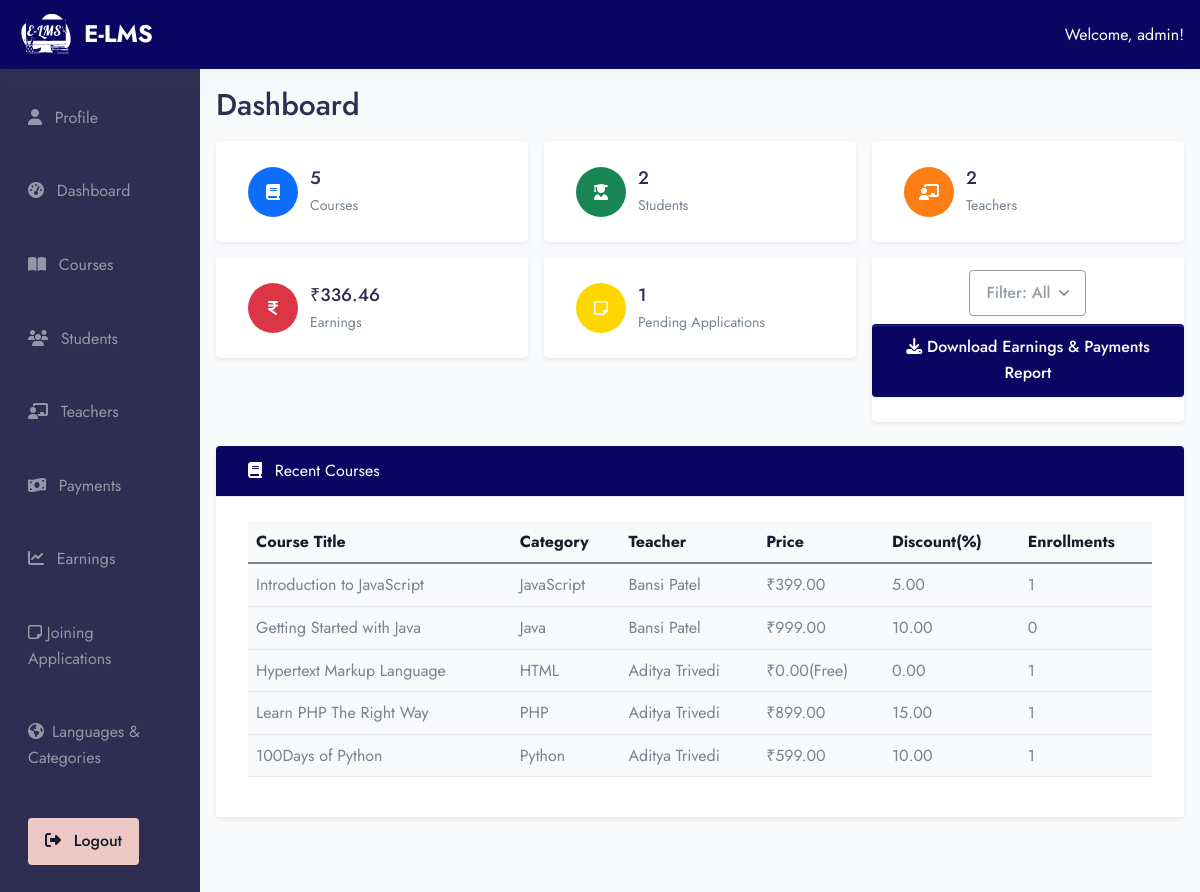
The app's page /ad-min/admin_dashboard/ (signed in) with its own data.
### app/models.py (models this page shows, shortened)
class Users(AbstractUser):
    ROLE_CHOICES = (
        ('student', 'Student'),
        ('teacher', 'Teacher'),
        ('admin', 'Admin'),
    )
    role = models.CharField(max_length=20, choices=ROLE_CHOICES, default='student')

class Course(models.Model):
    course_image = models.ImageField(upload_to="Media/course_image", null=True)
    teacher = models.ForeignKey(Teacher, on_delete=models.CASCADE, related_name="courses")
    title = models.CharField(max_length=255)
    descriptions = models.TextField()
    course_category = models.ForeignKey(Categories, on_delete=models.CASCADE, related_name="courses")
    level = models.ForeignKey(Level, on_delete=models.CASCADE, null=True,)
    language = models.ForeignKey(Language, on_delete=models.CASCADE, null=True,)
    slug = models.SlugField(default='',max_length=500, null=True,blank=True)
    price = models.DecimalField(max_digits=10, decimal_places=2)
    discount = models.DecimalField(max_digits=5, decimal_places=2, null=True, blank=True, default=0)

class Categories(models.Model):
    name = models.CharField(max_length=200)
    icon = models.CharField(max_length=200, null=True)

class Teacher(models.Model):
    user = models.OneToOneField(Users, on_delete=models.CASCADE, related_name="teacher_profile")
    email = models.EmailField()
    contact_no = models.CharField(max_length=10, null=True, blank=True)
    qualification = models.TextField()
    experience = models.IntegerField(default=0)  # in years
    rating = models.DecimalField(max_digits=3, decimal_places=2, default=0.0)
    bio = models.TextField(null=True, blank=True)

### E_LMS/admin_view.py (the view)
# urls.py: path('ad-min/admin_dashboard/', admin_view.admin_dashboard, name='admin_dashboard'),
@login_required
def admin_dashboard(request):
    user = request.user
    if user.role != 'admin':
        return page_not_found(request)
    course_count = Course.objects.count()
    student_count = Student.objects.count()
    teacher_count = Teacher.objects.count()
    application_count = TeacherApplication.objects.filter(status='pending').count()
    total_earnings = AdminEarning.objects.aggregate(total=models.Sum('commission_amount'))['total'] or 0
    recent_courses = Course.objects.select_related('teacher', 'course_category').order_by('-id')[:5]
    context = {
        'course_count': course_count,
        'student_count': student_count,
        'teacher_count': teacher_count,
        'application_count': application_count,
        'total_earnings': total_earnings,
        'recent_courses': recent_courses,
    }
    return render(request, 'admin/admin_dashboard.html', context)

### templates/admin/admin_dashboard.html (shortened to what this page needs)
{% extends 'base2.html' %}
{% load static %}
{% block content %}
<div class="container-fluid ">
  <div class="row">
      {% include 'admin/admin_sidebar.html' %}
    <div class="col-md-10 p-4">
      <h2 class="mb-4">Dashboard</h2>
        <div class="row g-4">
  <div class="col-md-4">
    <div class="card shadow-sm border-0">
      <div class="card-body d-flex align-items-center">
        <div class="me-3" style="width: 50px; height: 50px; border-radius: 50%; background-color: #0d6efd; display: flex; align-items: center; justify-content: center; color: white;">
          <i class="fas fa-book"></i>
        </div>
        <div>
          <h5 class="mb-0">{{ course_count }}</h5>
          <small>Courses</small>
        </div>
      </div>
    </div>
  </div>
  <div class="col-md-4">
    <div class="card shadow-sm border-0">
      <div class="card-body d-flex align-items-center">
        <div class="me-3" style="width: 50px; height: 50px; border-radius: 50%; background-color: #198754; display: flex; align-items: center; justify-content: center; color: white;">
          <i class="fas fa-user-graduate"></i>
        </div>
        <div>
          <h5 class="mb-0">{{ student_count }}</h5>
          <small>Students</small>
        </div>
      </div>
    </div>
  </div>
  <div class="col-md-4">
    <div class="card shadow-sm border-0">
      <div class="card-body d-flex align-items-center">
        <div class="me-3" style="width: 50px; height: 50px; border-radius: 50%; background-color: #fd7e14; display: flex; align-items: center; justify-content: center; color: white;">
          <i class="fas fa-chalkboard-teacher"></i>
        </div>
        <div>
          <h5 class="mb-0">{{ teacher_count }}</h5>
          <small>Teachers</small>
        </div>
      </div>
    </div>
  </div>
  <div class="col-md-4">
    <div class="card shadow-sm border-0">
      <div class="card-body d-flex align-items-center">
        <div class="me-3" style="width: 50px; height: 50px; border-radius: 50%; background-color: #dc3545; display: flex; align-items: center; justify-content: center; color: white;">
          <i class="fa-solid fa-indian-rupee-sign"></i>
        </div>
        <div>
          <h5 class="mb-0">₹{{ total_earnings|floatformat:2 }}</h5>
          <small>Earnings</small>
        </div>
      </div>
    </div>
  </div>
    <div class="col-md-4">
        <div class="card shadow-sm border-0">
          <div class="card-body d-flex align-items-center">
            <div class="me-3" style="width: 50px; height: 50px; border-radius: 50%; background-color: gold; display: flex; align-items: center; justify-content: center; color: white;">
              <i class="fa-regular fa-note-sticky"></i>
            </div>
            <div>
              <h5 class="mb-0">{{ application_count }}</h5>
              <small>Pending Applications </small>
            </div>
          </div>
        </div>
    </div>
      <div class="col-md-4">
    <div class="card shadow-sm border-0">
    <div class="mt-3 text-center">
      <div class="dropdown mb-2">
        <button class="btn btn-sm btn-outline-secondary dropdown-toggle" type="button" id="filterDropdown" data-bs-toggle="dropdown" aria-expanded="false">
          Filter: <span id="filterLabel">All</span>
        </button>
      </div>
      <a id="downloadLink" href="{% url 'download_earning_report' %}" class="btn btn-sm btn-primary">
        <i class="fas fa-download"></i> Download Earnings & Payments Report
      </a>
    </div>
        <br>
    </div>
  </div>
</div>
      <div class="card mt-5 shadow-sm border-0">
        <div class="card-header bg-primary text-white">
          <i class="fas fa-book me-2"></i> Recent Courses
        </div>
        <div class="card-body">
          <div class="table-responsive">
            <table class="table table-hover align-middle">
              <thead class="table-light">
                <tr>
                  <th>Course Title</th>
                  <th>Category</th>
                  <th>Teacher</th>
                  <th>Price</th>
                    <th>Discount(%)</th>
                  <th>Enrollments</th>
                </tr>
              </thead>
                <tbody>
                  {% for course in recent_courses %}
                    <tr>
                      <td>{{ course.title }}</td>
                      <td>{{ course.course_category.name }}</td>
                      <td>{{ course.teacher.user.get_full_name }}</td>
                        {% if course.price == 0 %}
                        <td>₹{{ course.price }}(Free)</td>
                        {% else %}
                        <td>₹{{ course.price }}</td>
                        {% endif %}
                        <td>{{ course.discount }}</td>
                      <td>{{ course.enrollments.count }}</td>
                    </tr>
                  {% empty %}
                    <tr>
                      <td colspan="5" class="text-center text-muted">No recent courses available.</td>
                    </tr>
                  {% endfor %}
                </tbody>
            </table>
          </div>
        </div>
      </div>
    </div>
  </div>
</div>
{% endblock %}

### templates/components/header_dash.html (shortened to what this page needs)
{% load static %}
<div class="col-12">
  <nav class="navbar navbar-dark bg-primary px-4 py-2 d-flex justify-content-between align-items-center shadow-light">
    <a class="navbar-brand d-flex align-items-center" href="#">
      <img src="{% static 'assets/img/E-LMS_Logo.svg' %}" alt="Project Logo" width="60" height="40" class="me-2">
      <span class="text-white fw-bold">E-LMS </span>
    </a>
    <div class="text-white">
      {% if request.user.is_authenticated %}
        <span class="fw-semibold">Welcome, {{ request.user.username }}!</span>
        {% endif %}
    </div>
  </nav>
</div>

### records on screen
Users: user.username "admin"
Course: title "Introduction to JavaScript", course_category.name "JavaScript", teacher.user.get_full_name "Bansi Patel", price "399.00", discount "5.00", enrollments.count "1"
Course: title "Getting Started with Java", course_category.name "Java", teacher.user.get_full_name "Bansi Patel", price "999.00", discount "10.00", enrollments.count "0"
Course: title "Hypertext Markup Language", course_category.name "HTML", teacher.user.get_full_name "Aditya Trivedi", price "0.00", discount "0.00", enrollments.count "1"
Course: title "Learn PHP The Right Way", course_category.name "PHP", teacher.user.get_full_name "Aditya Trivedi", price "899.00", discount "15.00", enrollments.count "1"
Course: title "100Days of Python", course_category.name "Python", teacher.user.get_full_name "Aditya Trivedi", price "599.00", discount "10.00", enrollments.count "1"

### other values on screen
{{ course_count }} "5"
{{ student_count }} "2"
{{ teacher_count }} "2"
{{ total_earnings|floatformat:2 }} "336.46"
{{ application_count }} "1"
